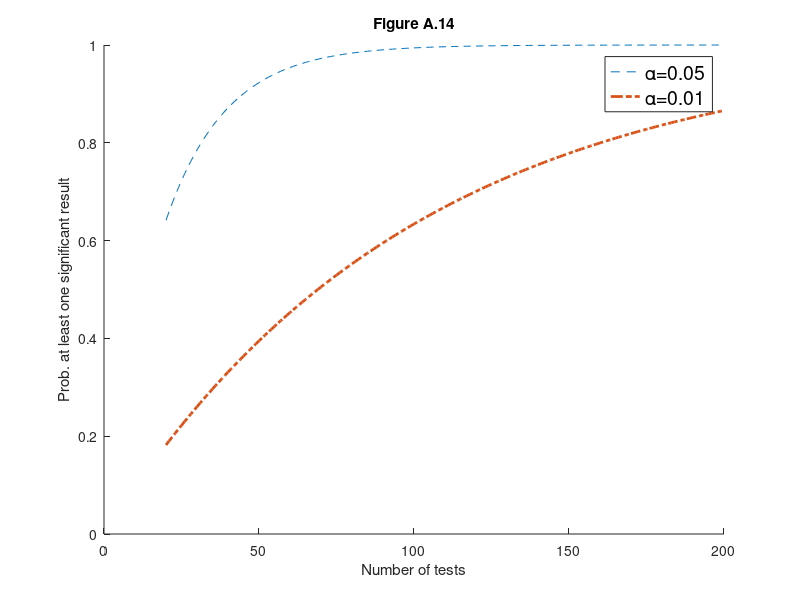

Write MATLAB code to recreate this figure.
%% Multiple tests and the Bonferroni correction
% Create Figure A.14

%% Beginning of code
close all
seq=20:200; 
alpha=0.05;
Pra05=1- (1-alpha).^(seq);
hold('on')
alpha=0.01;
Pra01=1- (1-alpha).^(seq);
plot(seq,Pra05,'--',seq,Pra01,'-.','LineWidth',2)
xlabel('Number of tests')
ylabel('Prob. at least one significant result')
legend({'\alpha=0.05' '\alpha=0.01'},'Location','best','FontSize',14)
prin=0;
if prin==1
    % print to postscript
    print -depsc bonfcorr.eps;
else
    title("Figure A.14")
end
%InsideREADME 